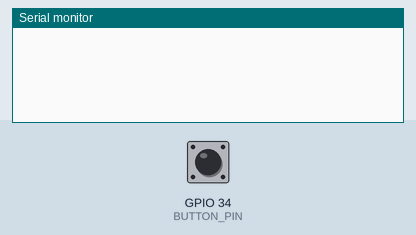
Simulated run of this sketch. Board: ESP32. Shown: the last lines printed to the serial monitor. The test bench sets the inputs (shaded band); at power-on: GPIO 34 (BUTTON_PIN) HIGH. I2S audio is not simulated (input reads silence).

Above: at 4.2 s.
4.3 s: GPIO 34 (BUTTON_PIN) pulled LOW for 0.15 s
At 4.45 s:
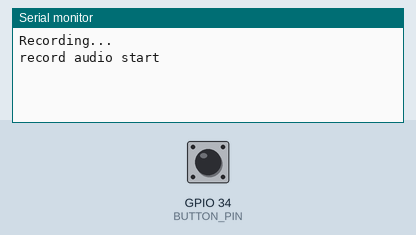
At 5.7 s:
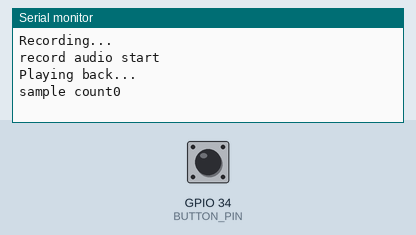

The sketch:

walkieTalky.ino
```cpp
#include <driver/i2s.h>
#include <math.h>


float alpha = 0;  // Adjust alpha for cutoff frequency (0 < alpha < 1)
int32_t prev_sample = 0;  // For high-pass filter
int32_t filtered_sample = 0;  // For storing the filtered value


#define NOISE_THRESHOLD 0
#define SAMPLE_BUFFER_SIZE 4096 // Buffer size for recording and playback

// Microphone settings
#define I2S_MIC_PORT I2S_NUM_0
#define I2S_MIC_WS 15
#define I2S_MIC_SD 22
#define I2S_MIC_SCK 2
#define MIC_SAMPLE_RATE 44100
#define I2S_MIC_CHANNEL I2S_CHANNEL_FMT_ONLY_RIGHT

// Speaker settings
#define I2S_SPK_PORT I2S_NUM_1
#define I2S_SPK_BCK_PIN 26
#define I2S_SPK_WS_PIN 25
#define I2S_SPK_DATA_PIN 27
#define SPK_SAMPLE_RATE 22050

#define BUTTON_PIN 34

// Buffers for recording and playback
int32_t sBuffer[SAMPLE_BUFFER_SIZE];
int32_t recordedSamples[SAMPLE_BUFFER_SIZE];
int sampleIndex = 0;
bool isRecording = false;  // Flag to control recording state

void setup() {
  Serial.begin(115200);
  pinMode(BUTTON_PIN, INPUT_PULLUP);

  // Setup I2S for the microphone (recording)
  delay(1000);
  i2s_install_microphone();
  i2s_start(I2S_MIC_PORT);
  delay(500);

  // Setup I2S for the speaker (playback)
  delay(1000);
  i2s_install_speaker();
  i2s_start(I2S_SPK_PORT);
  delay(500);
}

void loop() {
  if (digitalRead(BUTTON_PIN) == LOW) {
    // Button pressed - record audio
    if (!isRecording) {
      isRecording = true;
      sampleIndex = 0; // Reset sample index for new recording
      Serial.println("Recording...");
    }
    record_audio();
  } else if (isRecording) {
    // Button released - play back recorded audio
    isRecording = false;
    Serial.println("Playing back...");
    Serial.print("sample count");
    Serial.println(sampleIndex);
//    for(int i = 0; i<sampleIndex;i++){
//      Serial.print("recorded samples: ");
//       Serial.print(i+1);
//       Serial.print(") ");
//      Serial.println(recordedSamples[i]);
//    }
   play_audio();
  }
}

// Function to record audio from the microphone
void record_audio() {
   Serial.println("record audio start");

  for (int i = 0; i < SAMPLE_BUFFER_SIZE; ++i) {
    sBuffer[i] = 0;
  }


    size_t bytesIn = 0;

    // Read audio from I2S microphone
    esp_err_t result = i2s_read(I2S_MIC_PORT, &sBuffer, sizeof(sBuffer), &bytesIn, portMAX_DELAY);
    if (result == ESP_OK) {
      int samples_read = bytesIn / sizeof(sBuffer[0]);
      if (samples_read > 0) {
        for (int i = 0; i < samples_read; ++i) {
          filtered_sample = alpha * sBuffer[i] + (1 - alpha) * filtered_sample;
          if (abs(filtered_sample) > NOISE_THRESHOLD) {
            Serial.print(i+1);
            Serial.print(") ");
            Serial.println((int16_t)(filtered_sample >> 16));
            sampleIndex++;
          }

          // Store the sample if there is space in the recordedSamples array
          if (sampleIndex < SAMPLE_BUFFER_SIZE) {
            recordedSamples[sampleIndex] = filtered_sample; // Store the filtered sample
          }else{
            Serial.println("Buffer size exceed");
          }
        }
      }
      // Store the recorded samples in the global buffer

    }
    else {
      Serial.println("Error: i2s_read() failed");
    }

}

// Function to play the recorded audio through the speaker
void play_audio() {
  for (int i = 0; i < sampleIndex; i++) {
    int16_t sample = (int16_t)((recordedSamples[i]*100) >> 16);  // Convert 32-bit sample to 16-bit

    // Write to I2S speaker
    size_t bytes_written;
    i2s_write(I2S_SPK_PORT, &sample, sizeof(sample), &bytes_written, portMAX_DELAY);


  }
}

// I2S configuration for microphone (input)
void i2s_install_microphone() {
  const i2s_config_t i2s_config_mic = {
    .mode = (i2s_mode_t)(I2S_MODE_MASTER | I2S_MODE_RX),
    .sample_rate = MIC_SAMPLE_RATE,
    .bits_per_sample = I2S_BITS_PER_SAMPLE_32BIT,
    .channel_format = I2S_MIC_CHANNEL,
    .communication_format = i2s_comm_format_t(I2S_COMM_FORMAT_STAND_I2S),
    .intr_alloc_flags = 0,            // Interrupt flags
    .dma_buf_count = 4,               // Number of DMA buffers
    .dma_buf_len = 1024,              // Length of each DMA buffer
    .use_apll = false,                // Use APLL clock
    .tx_desc_auto_clear = false,      // TX desc auto-clear option
    .fixed_mclk = 0                   // MCLK fixed value (if any)
  };

  const i2s_pin_config_t pin_config_mic = {
    .bck_io_num = I2S_MIC_SCK,
    .ws_io_num = I2S_MIC_WS,
    .data_out_num = I2S_PIN_NO_CHANGE,
    .data_in_num = I2S_MIC_SD
  };

  i2s_driver_install(I2S_MIC_PORT, &i2s_config_mic, 0, NULL);
  i2s_set_pin(I2S_MIC_PORT, &pin_config_mic);
}

// I2S configuration for speaker (output)
void i2s_install_speaker() {
  const i2s_config_t i2s_config_spk = {
    .mode = (i2s_mode_t)(I2S_MODE_MASTER | I2S_MODE_TX),
    .sample_rate = SPK_SAMPLE_RATE,
    .bits_per_sample = I2S_BITS_PER_SAMPLE_16BIT,
    .channel_format = I2S_CHANNEL_FMT_RIGHT_LEFT,
    .communication_format = I2S_COMM_FORMAT_I2S,
    .intr_alloc_flags = 0,            // Interrupt flags
    .dma_buf_count = 25,               // Number of DMA buffers
    .dma_buf_len = 35,              // Length of each DMA buffer
    .use_apll = false,                // Use APLL clock
    .tx_desc_auto_clear = false,      // TX desc auto-clear option
    .fixed_mclk = 0                   // MCLK fixed value (if any)
  };

  const i2s_pin_config_t pin_config_spk = {
    .bck_io_num = I2S_SPK_BCK_PIN,
    .ws_io_num = I2S_SPK_WS_PIN,
    .data_out_num = I2S_SPK_DATA_PIN,
    .data_in_num = I2S_PIN_NO_CHANGE
  };

  i2s_driver_install(I2S_SPK_PORT, &i2s_config_spk, 0, NULL);
  i2s_set_pin(I2S_SPK_PORT, &pin_config_spk);
}
```

Measured:
- after the input at 4.3 s, the serial monitor: prints a new line at once (image 1)
